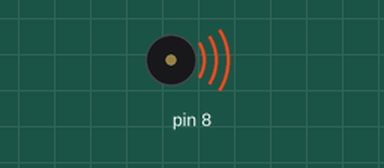
The sketch below on a simulated Arduino Uno, built with avr-gcc and run on an emulated ATmega328P. Shown: buzzer (waves = sounding).

Above: at 0.9 s.
Timing chart, 0 to 6.4 s (numbered marks = the images above):
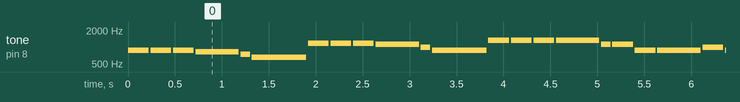

The sketch:

sketch_aug08b.ino
```cpp
#include "pitches.h"


void setup() {
  // put your setup code here, to run once:

}

void loop() {

 //1

  tone(8, 880, 220);
  delay(240);

  tone(8, 880, 220);
  delay(240);

  tone(8, 880, 220);
  delay(240);

  tone(8, 830, 460);
  delay(480);

  tone(8, 740, 100);
  delay(120);

  tone(8, 660, 580);
  delay(600);

//2

  tone(8, 1176, 220);
  delay(240);

  tone(8, 1176, 220);
  delay(240);

  tone(8, 1176, 220);
  delay(240);

  tone(8, 1108, 460);
  delay(480);

  tone(8, 988, 100);
  delay(120);

  tone(8, 880, 580);
  delay(600);

//3


  tone(8, 1320, 220);
  delay(240);

  tone(8, 1320, 220);
  delay(240);

  tone(8, 1320, 220);
  delay(240);

  tone(8, 1320, 460);
  delay(480);

  tone(8, 1108, 100);
  delay(120);

  tone(8, 1108, 220);
  delay(240);

  tone(8, 880, 220);
  delay(240);

//4

  tone(8, 880, 460);
  delay(480);

  tone(8, 988, 220);
  delay(240);

  tone(8, 880, 220);
  delay(240);

  tone(8, 830, 460);
  delay(480);

  tone(8, 740, 100);
  delay(120);

  tone(8, 660, 580);
  delay(600);

delay(2000);
}
```

Measured:
- by itself, tone on pin 8: plays 880 Hz for 0.22 s, 880 Hz for 0.22 s, 880 Hz for 0.22 s, 830 Hz for 0.46 s, 740 Hz for 0.10 s, 660 Hz for 0.58 s … (334 notes in this stretch)
